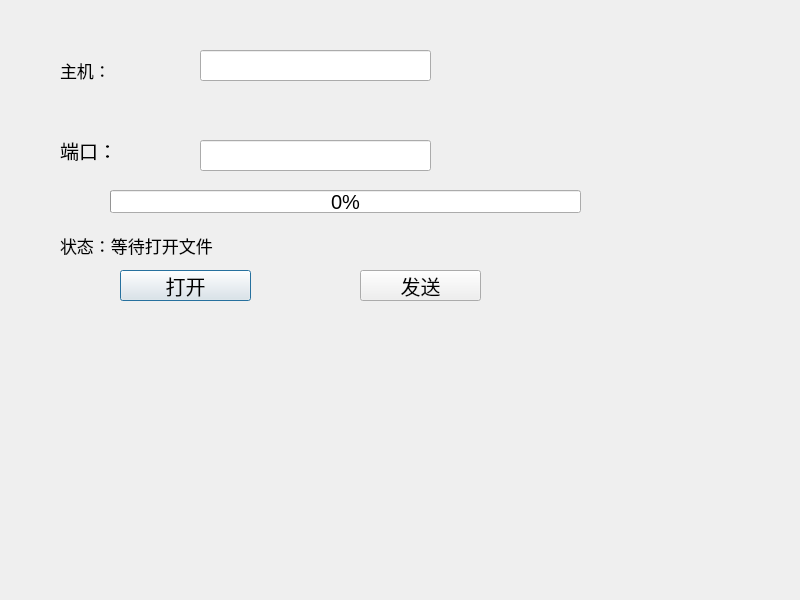
<?xml version="1.0" encoding="UTF-8"?>
<ui version="4.0">
 <class>Client</class>
 <widget class="QDialog" name="Client">
  <property name="geometry">
   <rect>
    <x>0</x>
    <y>0</y>
    <width>800</width>
    <height>600</height>
   </rect>
  </property>
  <property name="font">
   <font>
    <pointsize>15</pointsize>
   </font>
  </property>
  <property name="windowTitle">
   <string>Client</string>
  </property>
  <widget class="QLineEdit" name="lineEdit">
   <property name="geometry">
    <rect>
     <x>200</x>
     <y>50</y>
     <width>231</width>
     <height>31</height>
    </rect>
   </property>
  </widget>
  <widget class="QLineEdit" name="lineEdit_2">
   <property name="geometry">
    <rect>
     <x>200</x>
     <y>140</y>
     <width>231</width>
     <height>31</height>
    </rect>
   </property>
  </widget>
  <widget class="QPushButton" name="pushButton">
   <property name="geometry">
    <rect>
     <x>120</x>
     <y>270</y>
     <width>131</width>
     <height>31</height>
    </rect>
   </property>
   <property name="text">
    <string>打开</string>
   </property>
  </widget>
  <widget class="QPushButton" name="pushButton_2">
   <property name="geometry">
    <rect>
     <x>360</x>
     <y>270</y>
     <width>121</width>
     <height>31</height>
    </rect>
   </property>
   <property name="text">
    <string>发送</string>
   </property>
  </widget>
  <widget class="QLabel" name="label">
   <property name="geometry">
    <rect>
     <x>60</x>
     <y>60</y>
     <width>81</width>
     <height>21</height>
    </rect>
   </property>
   <property name="font">
    <font>
     <pointsize>13</pointsize>
    </font>
   </property>
   <property name="text">
    <string>主机：</string>
   </property>
  </widget>
  <widget class="QLabel" name="label_2">
   <property name="geometry">
    <rect>
     <x>60</x>
     <y>140</y>
     <width>81</width>
     <height>21</height>
    </rect>
   </property>
   <property name="font">
    <font>
     <pointsize>14</pointsize>
    </font>
   </property>
   <property name="text">
    <string>端口：</string>
   </property>
  </widget>
  <widget class="QLabel" name="label_3">
   <property name="geometry">
    <rect>
     <x>60</x>
     <y>230</y>
     <width>231</width>
     <height>31</height>
    </rect>
   </property>
   <property name="font">
    <font>
     <pointsize>13</pointsize>
    </font>
   </property>
   <property name="text">
    <string>状态：等待打开文件</string>
   </property>
  </widget>
  <widget class="QProgressBar" name="progressBar">
   <property name="geometry">
    <rect>
     <x>110</x>
     <y>190</y>
     <width>471</width>
     <height>23</height>
    </rect>
   </property>
   <property name="value">
    <number>0</number>
   </property>
  </widget>
 </widget>
 <resources/>
 <connections/>
</ui>
